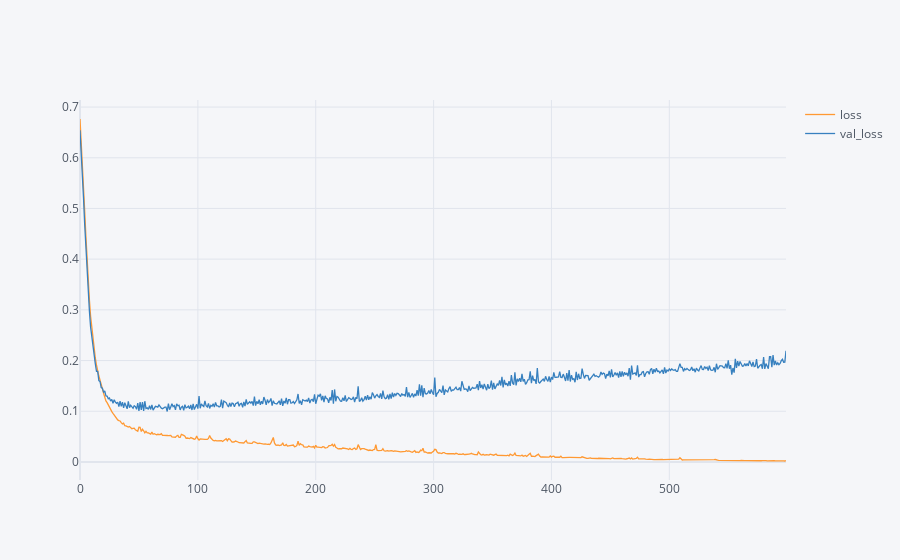

This figure's notebook cell:
### Code cell
loss.iplot()

### Figure 1 — Plotly figure (JSON) as saved in the notebook; plotly's stock layout.template omitted (floating-point values rounded to 4 significant figures; data arrays with more than 128 entries replaced by an {"elided": "..."} marker saying what was removed)
{"data": [{"line": {"color": "rgba(255, 153, 51, 1.0)", "dash": "solid", "shape": "linear", "width": 1.3}, "mode": "lines", "name": "loss", "text": "", "type": "scatter", "x": {"elided": "600 int values"}, "y": {"elided": "600 float values"}}, {"line": {"color": "rgba(55, 128, 191, 1.0)", "dash": "solid", "shape": "linear", "width": 1.3}, "mode": "lines", "name": "val_loss", "text": "", "type": "scatter", "x": {"elided": "600 int values"}, "y": {"elided": "600 float values"}}], "layout": {"legend": {"bgcolor": "#F5F6F9", "font": {"color": "#4D5663"}}, "paper_bgcolor": "#F5F6F9", "plot_bgcolor": "#F5F6F9", "title": {"font": {"color": "#4D5663"}}, "xaxis": {"gridcolor": "#E1E5ED", "showgrid": true, "tickfont": {"color": "#4D5663"}, "title": {"font": {"color": "#4D5663"}, "text": ""}, "zerolinecolor": "#E1E5ED"}, "yaxis": {"gridcolor": "#E1E5ED", "showgrid": true, "tickfont": {"color": "#4D5663"}, "title": {"font": {"color": "#4D5663"}, "text": ""}, "zerolinecolor": "#E1E5ED"}}}
